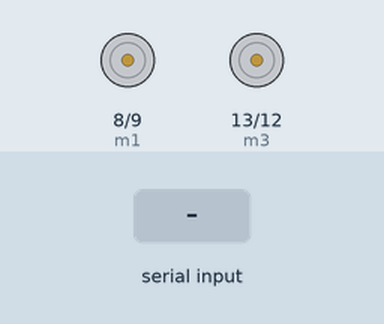
The sketch below on a simulated Arduino Uno, built with avr-gcc and run on an emulated ATmega328P. Parts: motor-driver pin pairs drawn as motors (green arrow = first pin HIGH = forward, orange = second pin HIGH = backward, longer = more drive). Inputs (shaded band) come from the test bench.

Above: at 1.2 s.
1.3 s: "t" received over Serial
At 2.4 s:
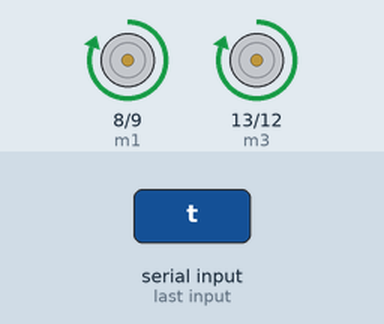
2.8 s: "s" received over Serial
At 3.5 s:
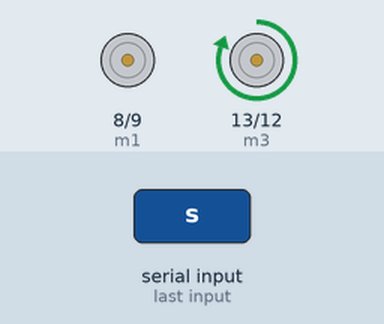
Timing chart, 0 to 5.8 s (numbered marks = the images above; inputs shaded):
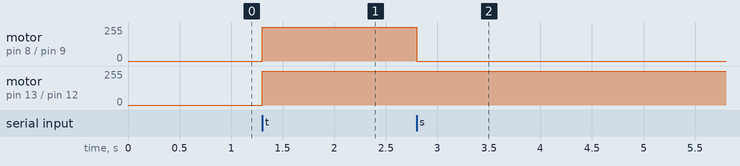

Measured:
- after the input at 1.3 s, motor on pin 8 (m1) / pin 9 (m2), motor on pin 13 (m3) / pin 12 (m4): stopped → forward 255/255 at once
- after the input at 2.8 s, motor on pin 8 (m1) / pin 9 (m2): forward 255/255 → stopped at once

The sketch:

drone.ino
```cpp
//moter one
int m1 = 8;
int m2 = 9;
// motor two
int m3 = 13;
int m4 = 12;
char val;

// drone takes off
void takeoff()
{
  digitalWrite(m1,HIGH);
  digitalWrite(m2,LOW);
  digitalWrite(m3,HIGH);
  digitalWrite(m4,LOW);
}
void land()
{
  digitalWrite(m1,LOW);
  digitalWrite(m2,LOW);
}

void setup() {
  // put your setup code here, to run once:
  pinMode(m1,OUTPUT);
  pinMode(m2,OUTPUT);


  pinMode(m3,OUTPUT);
  pinMode(m4,OUTPUT);

  digitalWrite(m1,LOW);
  digitalWrite(m2,LOW);
    digitalWrite(m3,LOW);
  digitalWrite(m4,LOW);
  Serial.begin(9600);

}

void loop() {
  // put your main code here, to run repeatedly:
//  takeoff();
  if(Serial.available() > 0)
  {
    val = Serial.read();
  }

  switch(val)
  {
    case 't':
     takeoff();
     break;
    case 's':
      land();
      break;
  }

}
```
